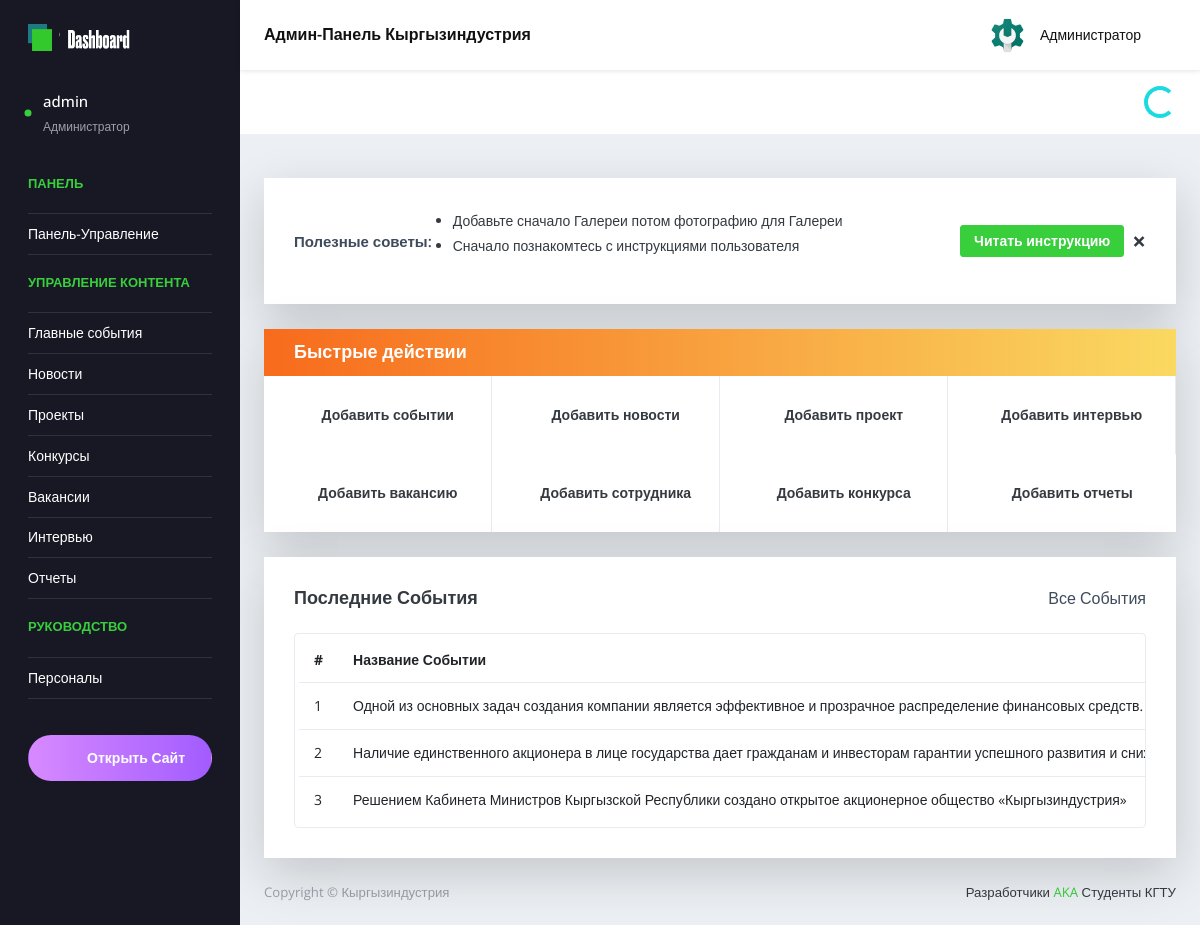
Page /ru/admin-panel/main/ (signed in) on the committed database.
### main/models.py (models this page shows, shortened)
class HotNews(models.Model):
    title = models.CharField(verbose_name='Название событии', max_length=150, unique=True,error_messages={'unique':"Событие с таким названием уже существует!"})
    short_description = models.CharField(verbose_name='Краткое описание', max_length=220)
    description = RichTextField()
    Language=models.CharField(
                               max_length = 10,
                               choices = LanguageChoice.choices,
                               default = LanguageChoice.RU,
                               verbose_name = "Язык"
                               )
    pub_date = models.DateField(verbose_name="Дата публикации", default=now)
    gallery = models.ForeignKey(HotNewsGallery, on_delete=models.RESTRICT, verbose_name='Галерея')
    class Meta:
        ordering = ['-id']

### main/views.py (the view)
# urls.py: path('admin-panel/main/', views.AdminMain.as_view(), name='admin_panel'),
class AdminMain(LoginRequiredMixin, ListView):
    login_url = 'login_page'
    model = HotNews
    paginate_by = 5
    template_name = "admin/admin.html"
    count = HotNews.objects.count()
    extra_context = {
           "is_active" : "main-panel",
           "all_entries" : count,
    }

### main/templates/admin/admin.html (shortened to what this page needs)
{% extends 'admin/admin_base.html' %}
{% load static %}
{% block plugin_css %}
<link rel="stylesheet" href="{% static 'admin-panel/vendors/daterangepicker/daterangepicker.css' %}">
<link rel="stylesheet" href="{% static 'admin-panel/vendors/chartist/chartist.min.css' %}">
{% endblock plugin_css %}
  {% block content %}
  <div id="spinner-box" class="spinner-box text-center mt-3 mb-3 ml-auto pr-4">
    <div class="spinner-border text-primary" role="status">
    </div>
  </div>
          <div class="content-wrapper">
            <div class="row purchace-popup" id="purchace-popup">
              <div class="col-12 stretch-card grid-margin">
                <div class="card card-secondary shadow-lg">
                  <span class="card-body d-lg-flex align-items-center">
                    <p class="mb-lg-0">
                      <span class="text-dark" style="margin-right: 5px; font-weight: 600;">Полезные советы:</span>
                        <ul id="suggestion">
                          <li class="item">Добавьте сначало Галереи потом фотографию для Галереи</li>
                          <li class="item">Сначало познакомтесь с инструкциями пользователя</li>
                        </ul>
                    </p>
                    <a href="add/" class="btn btn-success purchase-button btn-sm my-1 my-sm-0 ml-auto">Читать инструкцию</a>
                    <button id="close-btn" class="close popup-dismiss ml-2">
                      <span aria-hidden="true">&times;</span>
                    </button>
                  </span>
                </div>
              </div>
            </div>
            <div class="row quick-action-toolbar">
              <div class="col-md-12 grid-margin">
                <div class="card shadow-lg">
                  <div class="card-header d-block d-md-flex">
                    <h5 class="mb-0">Быстрые действии</h5>
                    <p class="ml-auto mb-0"><i class="icon-bulb"></i></p>
                  </div>
                  <div class="d-md-flex row m-0 quick-action-btns" role="group" aria-label="Quick action buttons">
                    <div class="col-sm-6 col-md-3 p-3 text-center btn-wrapper">
                      <a href="{% url 'hotnews_create' %}" class="btn px-0" title="Добавить событии"><i class="icon-fire mr-2"></i>Добавить событии</a>
                    </div>
                    <div class="col-sm-6 col-md-3 p-3 text-center btn-wrapper">
                      <a href="{% url 'news_create'%}" class="btn px-0" title="Добавить новости"> <i class="icon-book-open mr-2"></i>Добавить новости</a>
                    </div>
                    <div class="col-sm-6 col-md-3 p-3 text-center btn-wrapper">
                      <a href="{% url 'projects_create' %}" class="btn px-0" title="Добавить проект"><i class="icon-layers mr-2"></i>Добавить проект</a>
                    </div>
                    <div class="col-sm-6 col-md-3 p-3 text-center btn-wrapper">
                      <a href="{% url 'interviews_create' %}" class="btn px-0" title="Добавить интервью"><i class="icon-link mr-2"></i>Добавить интервью</a>
                    </div>
                    <div class="col-sm-6 col-md-3 p-3 text-center btn-wrapper">
                      <a href="{% url 'vacancies_create' %}" class="btn px-0" title="Добавить вакансию"><i class="icon-grid mr-2"></i>Добавить вакансию</a>
                    </div>
                    <div class="col-sm-6 col-md-3 p-3 text-center btn-wrapper">
                      <a href="{% url 'management_create' %}" class="btn px-0" title="Добавить сотрудника"><i class="icon-people mr-2"></i>Добавить сотрудника</a>
                    </div>
                    <div class="col-sm-6 col-md-3 p-3 text-center btn-wrapper">
                      <a href="{% url 'management_create' %}" class="btn px-0" title="Добавить конкурса"><i class="icon-chart mr-2"></i>Добавить конкурса</a>
                    </div>
                    <div class="col-sm-6 col-md-3 p-3 text-center btn-wrapper">
                      <a href="{% url 'management_create' %}" class="btn px-0" title="Добавить отчеты"><i class="icon-pie-chart mr-2"></i>Добавить отчеты</a>
                    </div>
                  </div>
                </div>
              </div>
            </div>
            <div class="row">
              <div class="col-md-12 grid-margin stretch-card">
                <div class="card shadow-lg">
                  <div class="card-body">
                    <div class="d-sm-flex align-items-center mb-4">
                      <h4 class="card-title mb-sm-0">Последние События</h4>
                      <a href="#" class="text-dark ml-auto mb-3 mb-sm-0">Все События</a>
                    </div>
                    <div class="table-responsive border rounded p-1">
                      {% if hotnews_list %}
                      <table class="table">
                        <thead>
                          <tr>
                            <th class="font-weight-bold">#</th>
                            <th class="font-weight-bold">Название Событии</th>
                          </tr>
                        </thead>
                        <tbody>
                          {% for hotnews in hotnews_list %}
                          <tr>
                            <td>
                              {{ forloop.counter}}
                            </td>
                            <td class="td-title">{{hotnews.title}}</td>
                          </tr>
                        {% endfor %}
                        </tbody>
                      </table>
                    {% else %}
                    <h3>Нет записей в БД</h3>
                    {% endif %}
                    </div>
                  </div>
                </div>
              </div>
            </div>
          </div>
    {% endblock content %}

### main/templates/admin/blocks/side-bar.html (shortened to what this page needs)
{% load static %}
  <nav class="sidebar sidebar-offcanvas" id="sidebar">
      <ul class="nav">
        <li class="nav-item nav-profile user-select-none">
          <a class="nav-link">
            <div class="profile-image">
              <div class="dot-indicator bg-success"></div>
            </div>
            <div class="text-wrapper">
              <p class="profile-name">{{ user }}</p>
              <p class="designation">Администратор</p>
            </div>
            <div class="icon-container">
              <i class="icon-support"></i>
            </div>
          </a>
        </li>
        <li class="nav-item nav-category">
          <span class="nav-link">Панель</span>
        </li>
        <li class="nav-item" id="main-panel">
          <a class="nav-link" href="{% url 'admin_panel' %}">
            <span class="menu-title">Панель-Управление</span>
            <i class="icon-screen-desktop menu-icon"></i>
          </a>
        </li>
        <li class="nav-item nav-category"><span class="nav-link">Управление контента</span></li>
        <li class="nav-item" id="hotnews-panel">
          <a class="nav-link" data-toggle="collapse" href="#hotnews" aria-expanded="{% if expand_hotnews %}true{% else %}false{% endif %}" aria-controls="hotnews">
            <span class="menu-title">Главные события</span>
            <i class="icon-fire menu-icon"></i>
          </a>
        </li>
        <li class="nav-item" id="news-panel">
          <a class="nav-link" data-toggle="collapse" href="#news" aria-expanded="{% if expand_news %}true{% else %}false{% endif %}" aria-controls="news">
            <span class="menu-title">Новости</span>
            <i class="icon-book-open menu-icon"></i>
          </a>
        </li>
        <li class="nav-item" id="projects-panel">
          <a class="nav-link" data-toggle="collapse" href="#projects" aria-expanded="{% if expand_projects %}true{% else %}false{% endif %}" aria-controls="projects">
            <span class="menu-title">Проекты</span>
            <i class="icon-layers menu-icon"></i>
          </a>
        </li>
        <li class="nav-item" id="contests-panel">
          <a class="nav-link" data-toggle="collapse" href="#contests" aria-expanded="{% if expand_contests %}true{% else %}false{% endif %}" aria-controls="contests">
            <span class="menu-title">Конкурсы</span>
            <i class="icon-chart menu-icon"></i>
          </a>
        </li>
        <li class="nav-item" id="vacancies-panel">
          <a class="nav-link" data-toggle="collapse" href="#vacanciese" aria-expanded="{% if expand_vacancies %}true{% else %}false{% endif %}" aria-controls="vacanciese">
            <span class="menu-title">Вакансии</span>
            <i class="icon-grid menu-icon"></i>
          </a>
        </li>
        <li class="nav-item" id="interviews-panel">
          <a class="nav-link" data-toggle="collapse" href="#interviews" aria-expanded="{% if expand_interviews %}true{% else %}false{% endif %}" aria-controls="interviews">
            <span class="menu-title">Интервью</span>
            <i class="icon-link menu-icon"></i>
          </a>
        </li>
        <li class="nav-item" id="reports-panel">
          <a class="nav-link" data-toggle="collapse" href="#reports" aria-expanded="{% if expand_reports %}true{% else %}false{% endif %}" aria-controls="reports">
            <span class="menu-title">Отчеты</span>
            <i class="icon-pie-chart menu-icon"></i>
          </a>
        </li>
        <li class="nav-item nav-category"><span class="nav-link">Руководство</span></li>
        <li class="nav-item" id="management-panel">
          <a href="{% url 'management_all' %}" class="nav-link {% if active_management %}active{% endif %}">
            <span class="menu-title">Персоналы</span>
            <i class="icon-people menu-icon"></i>
          </a>
        </li>
        <li class="nav-item pro-upgrade">
          <span class="nav-link">
            <a class="btn btn-block px-0 btn-rounded btn-upgrade" href="{% url 'index' %} " target="_blank"> <i class="icon-badge mx-2"></i> Открыть Сайт</a>
          </span>
        </li>
      </ul>
    </nav>

### rows in the picture
HotNews: title "Одной из основных задач создания компании является эффективное и прозрачное распределение финансовых средств."
HotNews: title "Наличие единственного акционера в лице государства дает гражданам и инвесторам гарантии успешного развития и…"
HotNews: title "Решением Кабинета Министров Кыргызской Республики создано открытое акционерное общество «Кыргызиндустрия»"

### other values in the picture
{{ user }} "admin"
